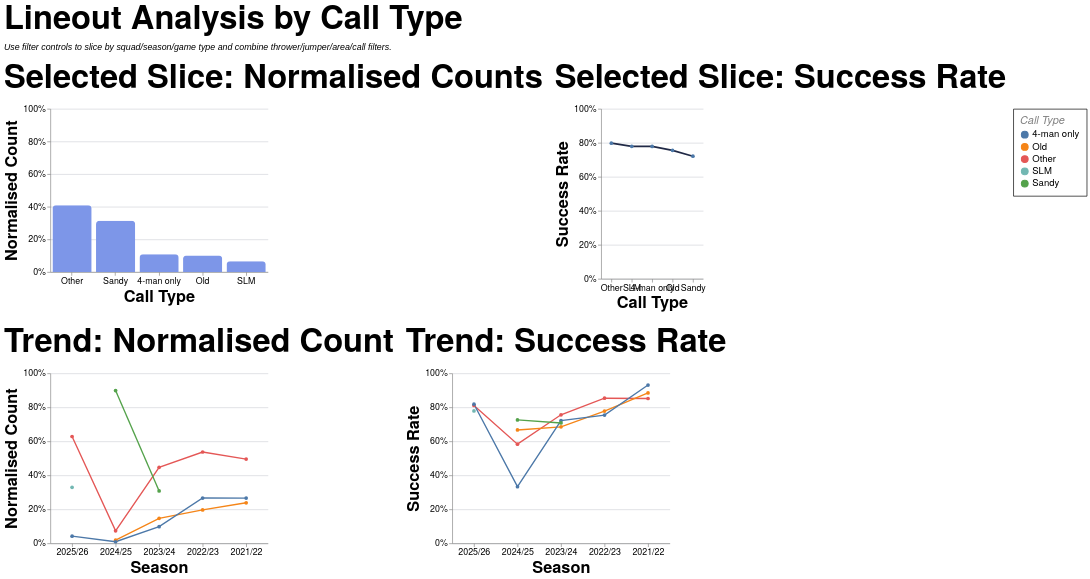

Here is the Vega-Lite specification saved for this chart:
### Vega-Lite specification from a JSON file in a GitHub repository (floating-point values rounded to 4 significant figures; data arrays with more than 128 entries replaced by an {"elided": "..."} marker saying what was removed)
{"config": {"axis": {"labelFont": "PT Sans Narrow, Helvetica Neue, Helvetica, Arial, sans-serif", "titleFont": "PT Sans Narrow, Helvetica Neue, Helvetica, Arial, sans-serif", "labelFontSize": 13, "titleFontSize": 24, "gridColor": "#202947", "gridOpacity": 0.2, "zindex": 1}, "text": {"font": "Lato, sans-serif"}, "bar": {"cornerRadiusEnd": 5}, "header": {"labelFont": "PT Sans Narrow, Helvetica Neue, Helvetica, Arial, sans-serif", "titleFont": "PT Sans Narrow, Helvetica Neue, Helvetica, Arial, sans-serif", "labelFontSize": 24, "titleFontSize": 28, "labelFontWeight": "bold", "orient": "left"}, "legend": {"labelFont": "PT Sans Narrow, Helvetica Neue, Helvetica, Arial, sans-serif", "titleFont": "PT Sans Narrow, Helvetica Neue, Helvetica, Arial, sans-serif", "labelFontSize": 14, "titleFontSize": 16, "titlePadding": 5, "fillColor": "white", "strokeColor": "black", "padding": 10, "titleFontWeight": "lighter", "titleFontStyle": "italic", "titleColor": "gray", "offset": 10}, "title": {"font": "PT Sans Narrow, Helvetica Neue, Helvetica, Arial, sans-serif", "fontSize": 48, "fontWeight": "bold", "anchor": "start", "align": "center", "titlePadding": 20, "subtitlePadding": 10, "subtitleFontSize": 13, "subtitleColor": "", "subtitleFontStyle": "italic", "offset": 15, "color": "black"}, "axisX": {"labelAngle": 0}, "facet": {"title": null, "header": null, "align": {"row": "each", "column": "each"}, "spacing": 10}, "resolve": {"scale": {"y": "independent", "facet": "independent"}}, "background": "transparent", "scale": {"offsetBandPaddingOuter": 0.2, "offsetBandPaddingInner": 0.1}, "view": {"stroke": null, "background": "transparent"}}, "vconcat": [{"hconcat": [{"mark": {"type": "bar", "color": "#7d96e8"}, "encoding": {"tooltip": [{"field": "call_type", "title": "Call Type", "type": "nominal"}, {"field": "attempts", "format": ",.0f", "title": "Lineouts", "type": "quantitative"}, {"field": "share", "format": ".1%", "title": "Normalised Count", "type": "quantitative"}], "x": {"field": "call_type", "sort": "-y", "title": "Call Type", "type": "nominal"}, "y": {"axis": {"format": "%"}, "field": "share", "scale": {"domain": [0, 1]}, "title": "Normalised Count", "type": "quantitative"}}, "height": 240, "title": "Selected Slice: Normalised Counts", "transform": [{"filter": "(loSquad == 'All' || datum.squad == loSquad) && (loGameType == 'All' || (loGameType == 'League + Cup' && (datum.game_type == 'League' || datum.game_type == 'Cup')) || (loGameType == 'League only' && datum.game_type == 'League') || datum.game_type == loGameType) && (loOpposition == 'All' || datum.opposition == loOpposition) && (loThrower == 'All' || datum.thrower == loThrower) && (loJumper == 'All' || datum.jumper == loJumper) && (loArea == 'All' || datum.area == loArea) && (loNumbers == 'All' || datum.numbers == loNumbers) && (loCall == 'All' || datum.call == loCall) && (loCallType == 'All' || datum.call_type == loCallType)"}, {"filter": "(loSeason == 'All' || datum.season == loSeason)"}, {"aggregate": [{"op": "count", "as": "attempts"}, {"op": "sum", "field": "won", "as": "won"}], "groupby": ["call_type"]}, {"joinaggregate": [{"op": "sum", "field": "attempts", "as": "total_attempts"}]}, {"calculate": "datum.attempts / datum.total_attempts", "as": "share"}, {"calculate": "datum.won / datum.attempts", "as": "success_rate"}], "width": 320}, {"mark": {"type": "line", "color": "#202946", "point": true, "strokeWidth": 2.5}, "encoding": {"tooltip": [{"field": "call_type", "title": "Call Type", "type": "nominal"}, {"field": "won", "format": ",.0f", "title": "Won", "type": "quantitative"}, {"field": "attempts", "format": ",.0f", "title": "Lineouts", "type": "quantitative"}, {"field": "success_rate", "format": ".1%", "title": "Success Rate", "type": "quantitative"}], "x": {"field": "call_type", "sort": "-y", "title": "Call Type", "type": "nominal"}, "y": {"axis": {"format": "%"}, "field": "success_rate", "scale": {"domain": [0, 1]}, "title": "Success Rate", "type": "quantitative"}}, "height": 250, "title": "Selected Slice: Success Rate", "transform": [{"filter": "(loSquad == 'All' || datum.squad == loSquad) && (loGameType == 'All' || (loGameType == 'League + Cup' && (datum.game_type == 'League' || datum.game_type == 'Cup')) || (loGameType == 'League only' && datum.game_type == 'League') || datum.game_type == loGameType) && (loOpposition == 'All' || datum.opposition == loOpposition) && (loThrower == 'All' || datum.thrower == loThrower) && (loJumper == 'All' || datum.jumper == loJumper) && (loArea == 'All' || datum.area == loArea) && (loNumbers == 'All' || datum.numbers == loNumbers) && (loCall == 'All' || datum.call == loCall) && (loCallType == 'All' || datum.call_type == loCallType)"}, {"filter": "(loSeason == 'All' || datum.season == loSeason)"}, {"aggregate": [{"op": "count", "as": "attempts"}, {"op": "sum", "field": "won", "as": "won"}], "groupby": ["call_type"]}, {"joinaggregate": [{"op": "sum", "field": "attempts", "as": "total_attempts"}]}, {"calculate": "datum.attempts / datum.total_attempts", "as": "share"}, {"calculate": "datum.won / datum.attempts", "as": "success_rate"}], "width": {"step": 30}}], "spacing": 16}, {"hconcat": [{"mark": {"type": "line", "point": true, "strokeWidth": 2}, "encoding": {"color": {"field": "call_type", "title": "Call Type", "type": "nominal"}, "tooltip": [{"field": "season", "title": "Season", "type": "nominal"}, {"field": "call_type", "title": "Call Type", "type": "nominal"}, {"field": "attempts", "format": ",.0f", "title": "Lineouts", "type": "quantitative"}, {"field": "norm_count", "format": ".1%", "title": "Normalised Count", "type": "quantitative"}], "x": {"field": "season", "sort": "-x", "title": "Season", "type": "nominal"}, "y": {"axis": {"format": "%"}, "field": "norm_count", "scale": {"domain": [0, 1]}, "title": "Normalised Count", "type": "quantitative"}}, "height": 250, "title": "Trend: Normalised Count", "transform": [{"filter": "(loSquad == 'All' || datum.squad == loSquad) && (loGameType == 'All' || (loGameType == 'League + Cup' && (datum.game_type == 'League' || datum.game_type == 'Cup')) || (loGameType == 'League only' && datum.game_type == 'League') || datum.game_type == loGameType) && (loOpposition == 'All' || datum.opposition == loOpposition) && (loThrower == 'All' || datum.thrower == loThrower) && (loJumper == 'All' || datum.jumper == loJumper) && (loArea == 'All' || datum.area == loArea) && (loNumbers == 'All' || datum.numbers == loNumbers) && (loCall == 'All' || datum.call == loCall) && (loCallType == 'All' || datum.call_type == loCallType)"}, {"aggregate": [{"op": "count", "as": "attempts"}, {"op": "sum", "field": "won", "as": "won"}], "groupby": ["season", "call_type"]}, {"joinaggregate": [{"op": "sum", "field": "attempts", "as": "season_attempts"}], "groupby": ["season"]}, {"calculate": "datum.attempts / datum.season_attempts", "as": "norm_count"}, {"calculate": "datum.won / datum.attempts", "as": "success_rate"}], "width": 320}, {"mark": {"type": "line", "point": true, "strokeWidth": 2}, "encoding": {"color": {"field": "call_type", "title": "Call Type", "type": "nominal"}, "tooltip": [{"field": "season", "title": "Season", "type": "nominal"}, {"field": "call_type", "title": "Call Type", "type": "nominal"}, {"field": "won", "format": ",.0f", "title": "Won", "type": "quantitative"}, {"field": "attempts", "format": ",.0f", "title": "Lineouts", "type": "quantitative"}, {"field": "success_rate", "format": ".1%", "title": "Success Rate", "type": "quantitative"}], "x": {"field": "season", "sort": "-x", "title": "Season", "type": "nominal"}, "y": {"axis": {"format": "%"}, "field": "success_rate", "scale": {"domain": [0, 1]}, "title": "Success Rate", "type": "quantitative"}}, "height": 250, "title": "Trend: Success Rate", "transform": [{"filter": "(loSquad == 'All' || datum.squad == loSquad) && (loGameType == 'All' || (loGameType == 'League + Cup' && (datum.game_type == 'League' || datum.game_type == 'Cup')) || (loGameType == 'League only' && datum.game_type == 'League') || datum.game_type == loGameType) && (loOpposition == 'All' || datum.opposition == loOpposition) && (loThrower == 'All' || datum.thrower == loThrower) && (loJumper == 'All' || datum.jumper == loJumper) && (loArea == 'All' || datum.area == loArea) && (loNumbers == 'All' || datum.numbers == loNumbers) && (loCall == 'All' || datum.call == loCall) && (loCallType == 'All' || datum.call_type == loCallType)"}, {"aggregate": [{"op": "count", "as": "attempts"}, {"op": "sum", "field": "won", "as": "won"}], "groupby": ["season", "call_type"]}, {"joinaggregate": [{"op": "sum", "field": "attempts", "as": "season_attempts"}], "groupby": ["season"]}, {"calculate": "datum.attempts / datum.season_attempts", "as": "norm_count"}, {"calculate": "datum.won / datum.attempts", "as": "success_rate"}], "width": 320}], "spacing": 16}], "data": {"name": "data-86f63bd876d4d4e7b45b6196208ddd9c"}, "params": [{"name": "loSquad", "value": "All"}, {"name": "loSeason", "value": "All"}, {"name": "loGameType", "value": "All"}, {"name": "loOpposition", "value": "All"}, {"name": "loThrower", "value": "All"}, {"name": "loJumper", "value": "All"}, {"name": "loArea", "value": "All"}, {"name": "loNumbers", "value": "All"}, {"name": "loCall", "value": "All"}, {"name": "loCallType", "value": "All"}], "spacing": 22, "title": {"text": "Lineout Analysis by Call Type", "subtitle": "Use filter controls to slice by squad/season/game type and combine thrower/jumper/area/call filters."}, "$schema": "https://vega.github.io/schema/vega-lite/v5.20.1.json", "datasets": {"data-86f63bd876d4d4e7b45b6196208ddd9c": {"elided": "1291 records"}}}
